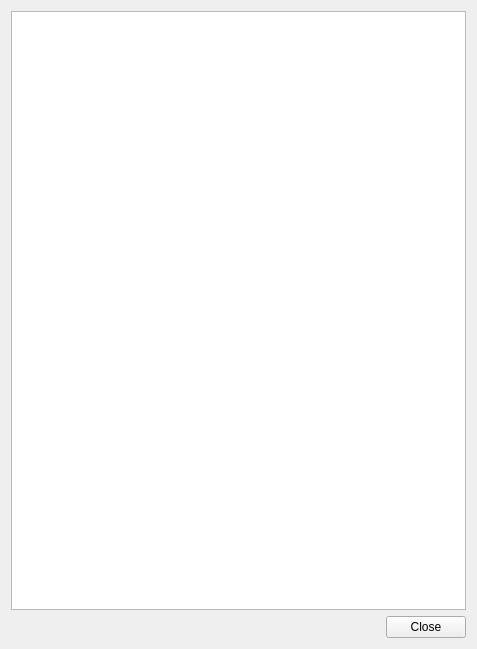
<?xml version="1.0" encoding="UTF-8"?>
<ui version="4.0">
 <class>FxPlayListWidget</class>
 <widget class="QWidget" name="FxPlayListWidget">
  <property name="geometry">
   <rect>
    <x>0</x>
    <y>0</y>
    <width>477</width>
    <height>649</height>
   </rect>
  </property>
  <property name="windowTitle">
   <string>Audio Play List Editor</string>
  </property>
  <property name="windowIcon">
   <iconset resource="../gfx_ressource.qrc">
    <normaloff>:/gfx/icons/audio_speaker_grey.png</normaloff>:/gfx/icons/audio_speaker_grey.png</iconset>
  </property>
  <layout class="QVBoxLayout" name="verticalLayout">
   <item>
    <widget class="PsListWidget" name="playListWidget">
     <property name="sortingEnabled">
      <bool>false</bool>
     </property>
    </widget>
   </item>
   <item>
    <layout class="QHBoxLayout" name="horizontalLayout">
     <item>
      <spacer name="horizontalSpacer">
       <property name="orientation">
        <enum>Qt::Horizontal</enum>
       </property>
       <property name="sizeHint" stdset="0">
        <size>
         <width>40</width>
         <height>20</height>
        </size>
       </property>
      </spacer>
     </item>
     <item>
      <widget class="QPushButton" name="closeButton">
       <property name="text">
        <string>Close</string>
       </property>
      </widget>
     </item>
    </layout>
   </item>
  </layout>
 </widget>
 <customwidgets>
  <customwidget>
   <class>PsListWidget</class>
   <extends>QListWidget</extends>
   <header>customwidget/pslistwidget.h</header>
  </customwidget>
 </customwidgets>
 <resources>
  <include location="../gfx_ressource.qrc"/>
 </resources>
 <connections/>
</ui>
